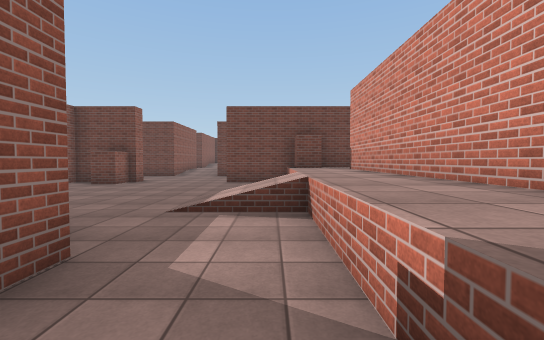
View 1 (above)

24 first-person views from a walk through a Unity game level. The camera is 1.4 m above the floor, tilts 2° down and sees 90° across. The floor is counted in squares, 1.95 m on a side. Each view is taken from the middle of a square. On the plan, view 1 faces up. The plan holds only what a view shows up to about 9 squares ahead; the rest is blank. The place goes on beyond the plan. The player is left out. Some surface patterns are stand-ins.

View 2
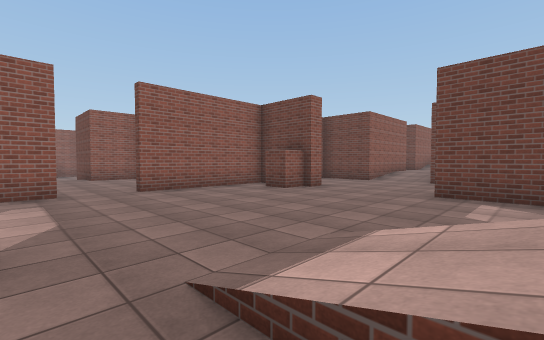

View 3
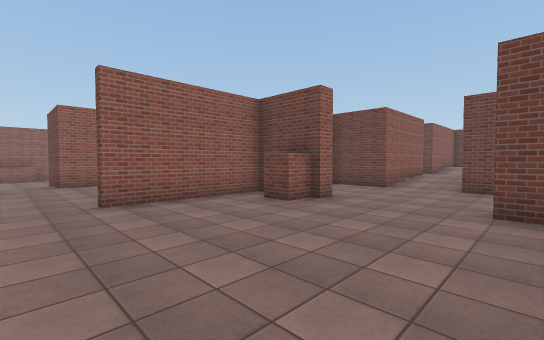

View 4
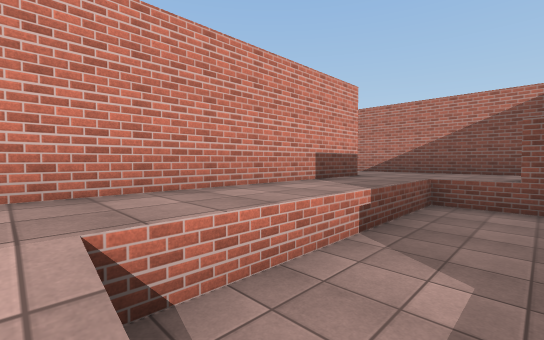

View 5
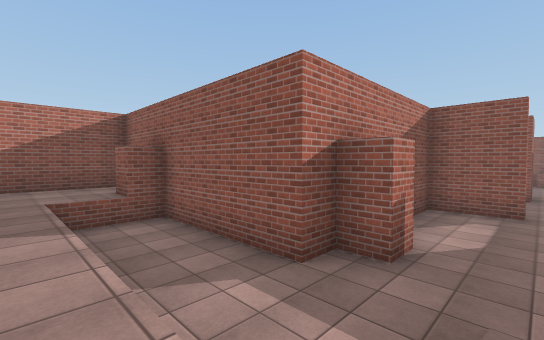

View 6
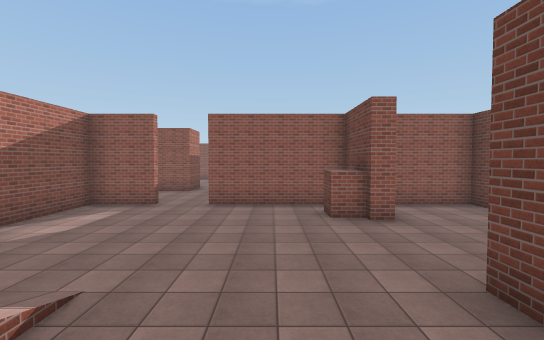

View 7
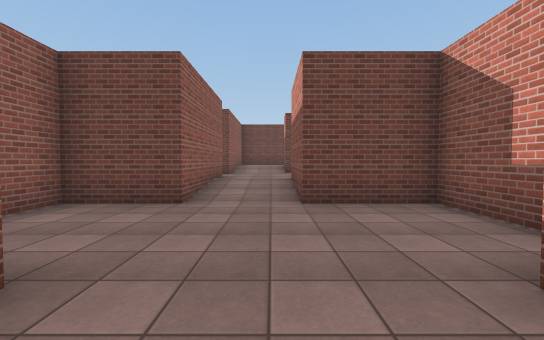

View 8
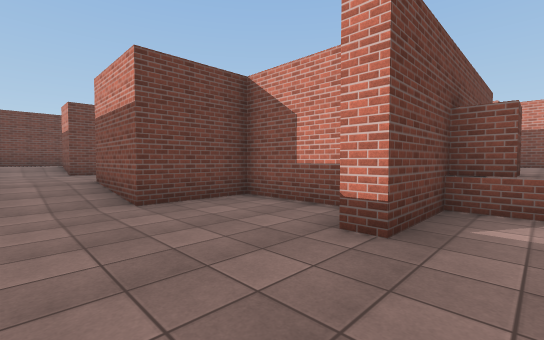

View 9
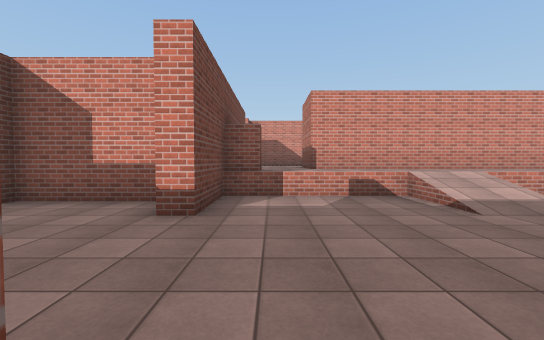

View 10
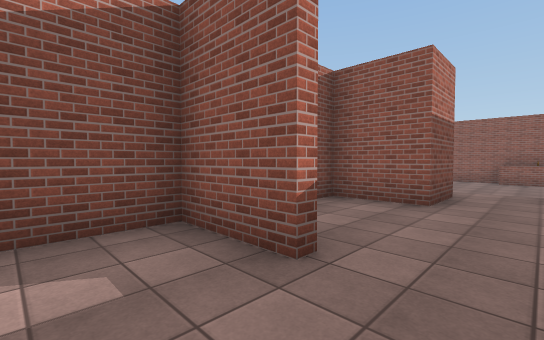

View 11
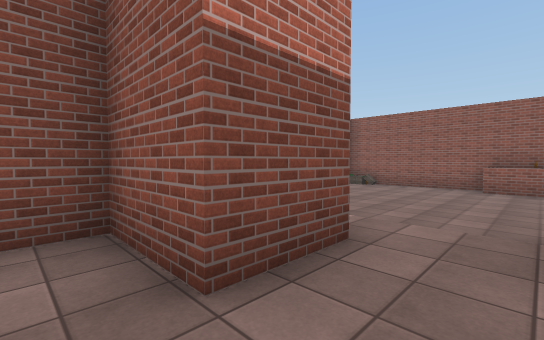

View 12
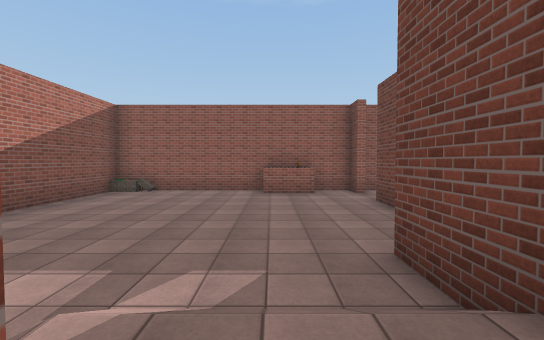

View 13
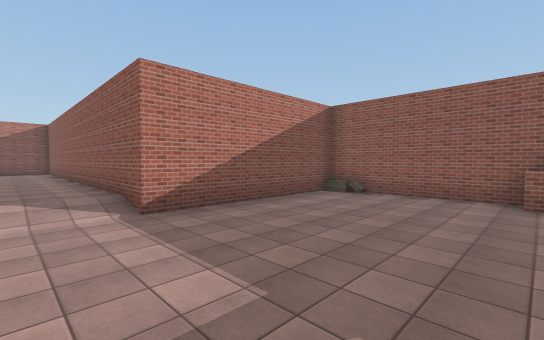

View 14
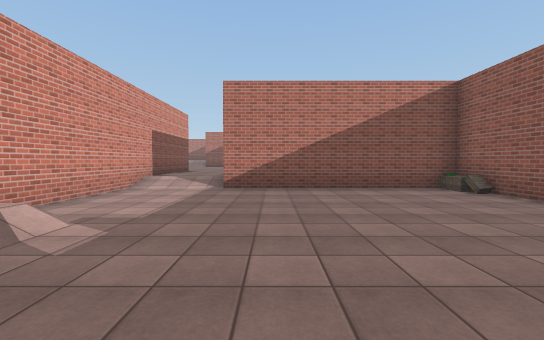

View 15
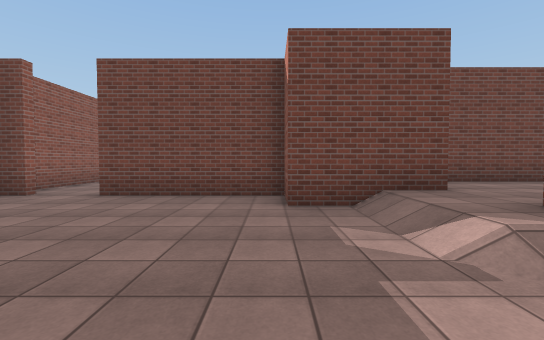

View 16
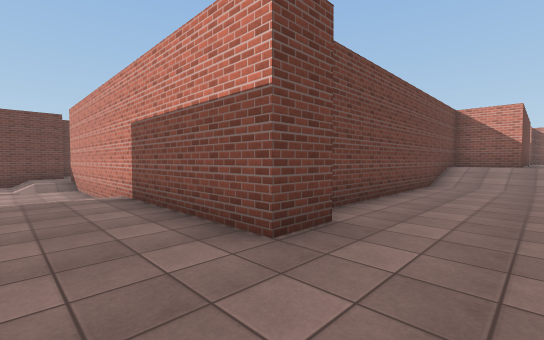

View 17
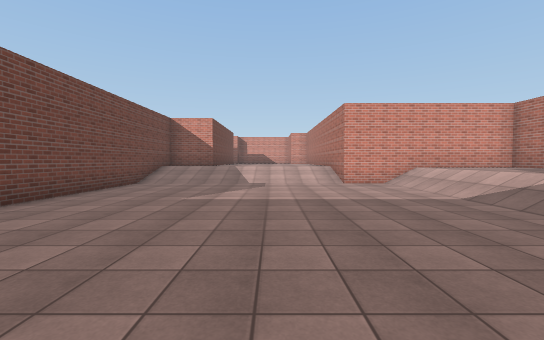

View 18
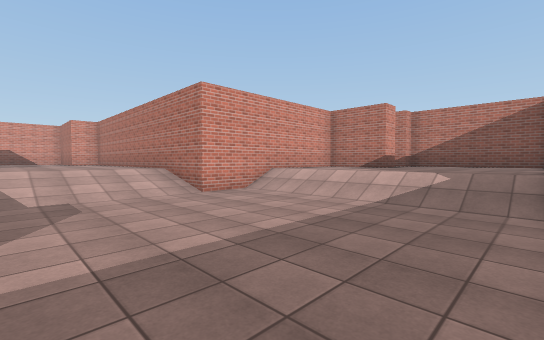

View 19
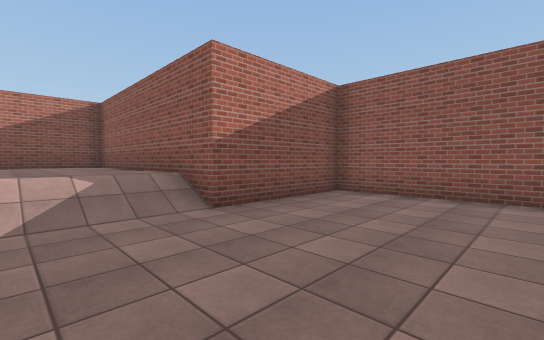

View 20
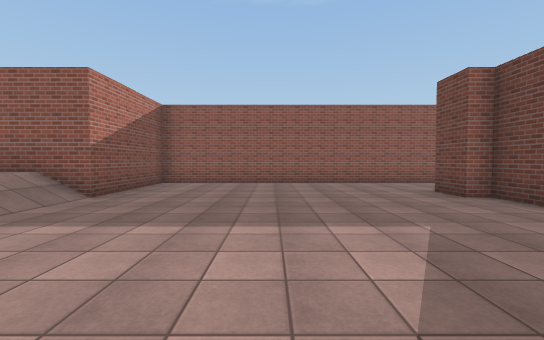

View 21
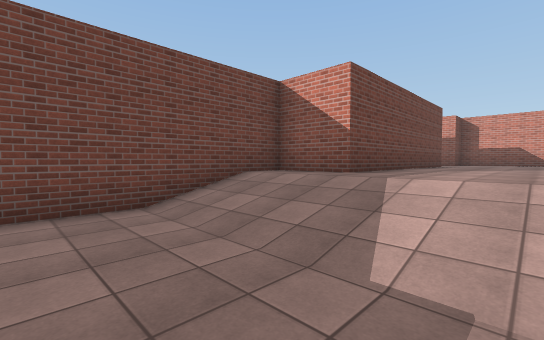

View 22
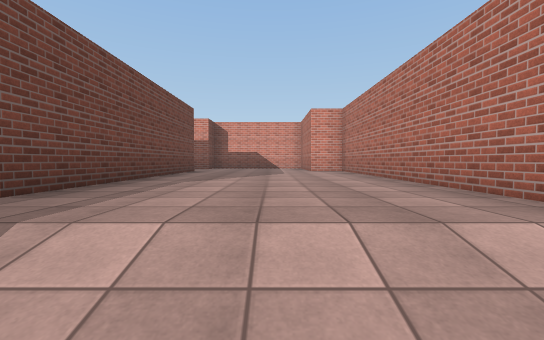

View 23
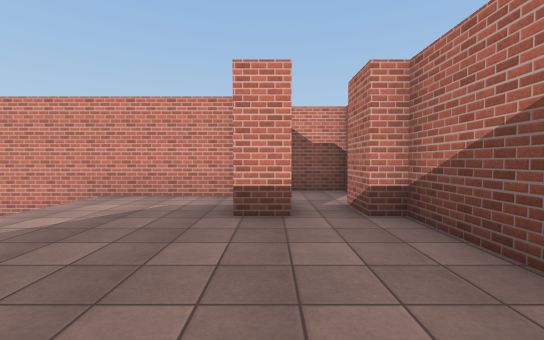

View 24
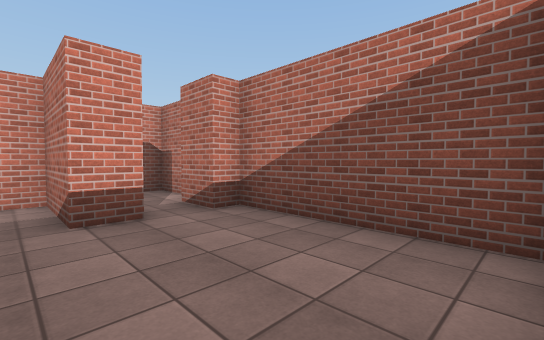

### Floor plan
Key: @ floor where view 1 was taken; # wall or solid block; . main floor; : floor 0.5 m higher than the main floor; - floor 0.5 m lower than the main floor; + floor 1 m higher than the main floor; / step, stairs or slope; ^ raised ledge; O other object.
Columns run from 20 left of view 1 to 3 right of it. Each row starts with its distance up from view 1.
 20                 ++
 19                 //#
 18                 :::
 17                 :::
 16                 :::
 15                 ::#
 14                #//#
 13              ###..###
 12              #......#
 11              #......#
 10 #            #......#
  9 #-           ###...#####
  8 #--          #.......+++
  7 #--#####  ####.......+##
  6 #------##....#.......+#
  5 #^------...........//+#
  4 #^------...........//+#
  3 #-------/##..#.......+#
  2 #--------##########..+#
  1 #--------#        #..+#
  0 #O-------#        #.@+#
 -1 O #####//#        #..+#
 -2       #//#        ##+++
 -3       #..#         ++++
 -4       #..#         +++++
 -5       #..###############
 -6       #..#......//+#
 -7       #.........//+#####
 -8       #.........//++++++
 -9       #.........//++++++
-10       #.........//++++++
-11       #.........//++++++
-12       #.........//++++++
-13       #.........########
-14       ####//////#
-15          #++++++#
-16          #++++++#
-17          #+++++###
-18          #++++##+#
-19          #+++++++#
-20          #########

Where each view was taken, in squares from view 1:
view 1: 0 up, 0 right, facing up
view 2: 3 up, 0 right, facing up-left
view 3: 4 up, 1 left, facing up-left
view 4: 4 up, 1 left, facing down-right
view 5: 4 up, 1 right, facing down-left
view 6: 7 up, 1 right, facing left
view 7: 8 up, 3 left, facing up
view 8: 8 up, 4 left, facing up-right
view 9: 8 up, 5 left, facing right
view 10: 5 up, 5 left, facing down-left
view 11: 5 up, 9 left, facing down-left
view 12: 4 up, 11 left, facing left
view 13: 4 up, 12 left, facing down-left
view 14: 6 up, 15 left, facing down
view 15: 1 up, 14 left, facing up
view 16: 8 down, 13 left, facing up-right
view 17: 10 down, 13 left, facing right
view 18: 9 down, 10 left, facing down-right
view 19: 10 down, 8 left, facing down-left
view 20: 10 down, 5 left, facing left
view 21: 10 down, 6 left, facing up-right
view 22: 10 down, 4 left, facing right
view 23: 18 down, 10 left, facing right
view 24: 17 down, 10 left, facing down-right
